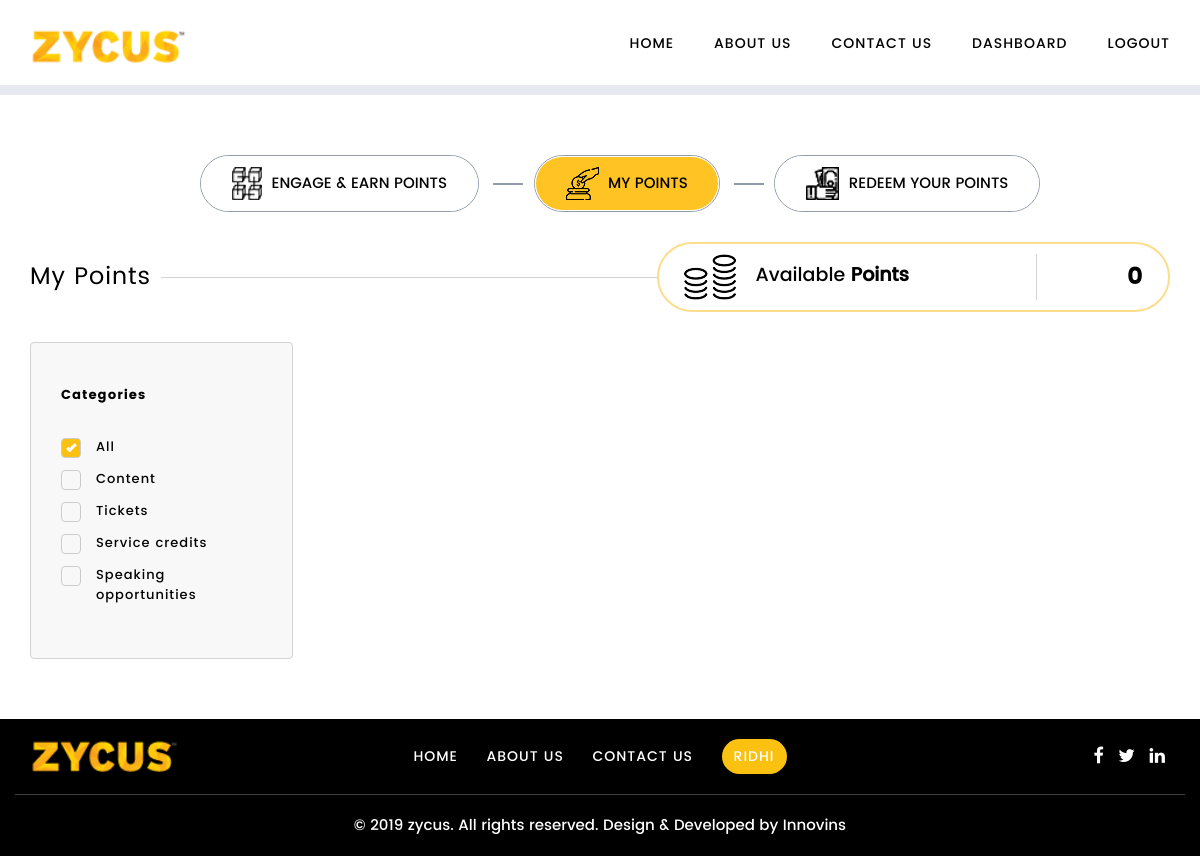
Screenshot of /dashboard.php (signed in) with the database file from the repository.
### tables this page shows
CREATE TABLE `zycus_user_master` (
  `id` int(100) NOT NULL,
  `userid` varchar(50) NOT NULL,
  `fname` varchar(50) NOT NULL,
  `lname` varchar(50) NOT NULL,
  `email` varchar(50) NOT NULL,
  `mobile` varchar(20) DEFAULT NULL,
  `password` varchar(255) NOT NULL,
  `password_reset_code` varchar(200) DEFAULT NULL,
  `active` tinyint(4) DEFAULT NULL,
  `last_modified` varchar(255) NOT NULL,
  `points` varchar(100) DEFAULT NULL,
  `isdelete` varchar(100) NOT NULL,
  `created_by` varchar(200) NOT NULL,
  `created` timestamp NOT NULL DEFAULT CURRENT_TIMESTAMP
);

CREATE TABLE `zycus_category_master` (
  `id` int(11) NOT NULL,
  `category_name` varchar(100) NOT NULL,
  `active` varchar(10) NOT NULL,
  `display_order` int(11) NOT NULL,
  `created` timestamp NOT NULL DEFAULT CURRENT_TIMESTAMP
);

### include/database.php (called while the page is built, shortened)
<?php
    class Database
    {
		private $connection;
		public function open_connection()
		{
			$this->connection = new mysqli("localhost", "innovins", "1751985", "zycus");
		}
		public function query($sql)
		{
			$result=$this->connection->query($sql);
			return $result;
		}
		public function fetch($query)
		{
			$row=$query->fetch_assoc();
			return $row;
		}
		public function escape_string($string)
		{
			$string = $this->connection->real_escape_string($string);
			return $string;
		}
		public function strip_all($string)
		{
			$string = strip_tags($string);
			return $string;
		}
	}
?>

### site-config.php (called while the page is built, shortened)
<?php
	include('include/functions.php');
	$func = new Functions();
?>

### include/functions.php (called while the page is built, shortened)
<?php
	include('database.php');
	class Functions extends Database {
		private $userType = 'user';
		function sessionExists(){
			if($this->isUserLoggedIn()){
				return $loggedInUserDetailsArr = $this->getLoggedInUserDetails();
			} else {
				return false;
			}
		}
		function isUserLoggedIn(){
			if( isset($_SESSION[SITE_NAME]) &&
				isset($_SESSION[SITE_NAME][$this->userType.'UserId']) &&
				!empty($_SESSION[SITE_NAME][$this->userType.'UserId']) ){
				return true;
			} else {
				return false;
			}
		}
		function getLoggedInUserDetails(){
			$loggedInID = $this->escape_string($this->strip_all($_SESSION[SITE_NAME][$this->userType.'UserId']));
			$loggedInUserDetailsArr = $this->getUniqueUserById($loggedInID);
			return $loggedInUserDetailsArr;
		}
		function getUniqueUserById($userId) {
			$userId = $this->escape_string($this->strip_all($userId));
			$query = "select * from ".PREFIX."user_master where id='".$userId."'";
			$sql = $this->query($query);
			return $this->fetch($sql);
		}
	}
?>

### dashboard.php (the view, shortened to what this page needs)
<?php
	include('site-config.php');
	if(!$loggedInUserDetailsArr = $func->sessionExists()){
		header("location: login.php");
		exit();
	}
	$categorysql = $func->query("select * from ".PREFIX."category_master where active = '1' order by display_order ASC ");
	$total = $func->fetch($func->query("select points from ".PREFIX."user_master where id = '".$loggedInUserDetailsArr['id']."' "));
	$totalpoints = $total['points'];
?>
<!DOCTYPE>
<html>
<head>
	<link rel="stylesheet" type="text/css" href="css/bootstrap.css">
	<link rel="stylesheet" type="text/css" href="css/bootstrap-theme.css">
	<link rel="stylesheet" type="text/css" href="css/slick.css">
	<link rel="stylesheet" type="text/css" href="css/slick-theme.css">
	<link rel="stylesheet" type="text/css" href="css/jquery.fancybox.min.css">
	<link rel="stylesheet" type="text/css" href="css/style.css">
	<link rel="stylesheet" type="text/css" href="css/font-awesome.min.css">
	<link rel="stylesheet" type="text/css" href="css/responsive.css">
</head>
<body>
	<div class="wrapper">
		<?php include('include/header1.php') ?>
		<main>
			<section class="dashboard-sec border-top">
				<div class="container">
					<ul class="tab-top-ul">
						<li><a href="dashboard-engage.php"><img src="images/earn-points.png"> Engage & Earn Points</a></li>
						<li class="active"><a href="dashboard.php"><img src="images/my-points.png"> My Points</a></li>
						<li><a href="dashboard-redeem.php"><img src="images/redeem.png"> Redeem your Points</a></li>
					</ul>
					<div class="headind-l">
						<div class="heading pull-left">
							<h3>My Points</h3>
						</div>
						<div class="coin-count pull-right">
							<div class="total-points">
								<div class="row">
									<div class="col-xs-9 col-sm-9 col-md-9">
										<img src="images/coins.png"> <span class="ct-txt" style="font-size:19px;">Available <strong>Points</strong></span>
									</div>
									<div class="col-xs-3 col-sm-3 col-md-3 bor-left">
										<span style="font-size:24px;"><?php echo $totalpoints; ?></span>
									</div>
								</div>
							</div>
						</div>
						<div class="clearfix"></div>
					</div>
					<div class="content-box">
						<div class="row">
							<div class="col-md-3">
								<div class="category" id="div1">
									<h1>Categories</h1>
									<label class="container1">All
									  	<span class="checkmark"></span>
									</label>
									<?php while($res = $func->fetch($categorysql)){ ?>
										<label class="container1"><?php echo $res['category_name']; ?>
										<span class="checkmark"></span>
								  		</label>
									<?php } ?>
								</div>
							</div>
							<div class="col-md-9">
								<div class="my-points-text" id="div2" style="height: auto !important;">
								</div>
							</div>
						</div>
					</div>
				</div>
			</section>
		</main>
		<?php include('include/footer.php') ?>
	</div>
</body>
</html>

### include/footer.php
<footer class="footer">
	<div class="container">
		<div class="row br-bot pad15">
			<div class="col-sm-3 col-md-3 text-left">
				<a href="index.php" class="f-logo"><img src="images/logo.png"></a>
			</div>
			<div class="col-sm-7 col-md-6 text-center">
				<ul class="menus">
                    <li><a href="index.php">Home</a></li>
                    <li><a href="about-us.php">About Us</a></li>
                    <li><a href="contact-us.php">Contact Us</a></li>
					<?php if(empty($loggedInUserDetailsArr)){ ?>
                    	<li><a href="login.php" class="login-btn">Login</a></li>
					<?php }else{ ?>
						<li><a href="" class="login-btn" style="padding: 0 12px 0 12px !important;"><?php echo $loggedInUserDetailsArr['fname']; ?></a></li>
					<?php } ?>
                </ul>
			</div>
			<div class="col-sm-2 col-md-3 text-right">
				<ul class="social-li">
					<li><a href="#"><i class="fa fa-facebook" aria-hidden="true"></i></a></li>
					<li><a href="#"><i class="fa fa-twitter" aria-hidden="true"></i></a></li>
					<li><a href="#"><i class="fa fa-linkedin" aria-hidden="true"></i></a></li>
				</ul>
			</div>
		</div>
		<div class="row pad15">
			<div class="col-sm-12 col-md-12 text-center">
				<p>&copy; 2019 zycus. All rights reserved. Design & Developed by <a href="http://innovins.com/" target="_blank">Innovins</a></p>
			</div>
		</div>
	</div>
</footer>

### css/style.css (style rules this page uses)
body { padding: 0; margin: 0; font-size: 15px; color: #000000; font-family: poppins Medium; }
.wrapper { margin: 0; width: 100%; overflow: hidden; }
main { min-height: calc(100vh - 221px); }
a.login-btn { background: #fac110; color: #fff; padding: 0 25px 0 25px !important; line-height: 35px !important; border-radius: 20px; margin-top: 24px; }
footer.footer { background: #000; color: #fff; }
.pad15 { padding: 20px 0; }
.br-bot { border-bottom: 1px solid #404040; }
footer.footer p { margin-bottom: 0; }
footer.footer a { color: #fff; }
footer ul.menus li a { font-size: 14px; letter-spacing: 1px; color: #fff; font-family: poppins Medium; text-align: center; padding: 0 0 0 0px !important; margin: 0 20px; cursor: pointer; text-transform: uppercase; display: inline-block; }
footer ul li { display: inline-block; }
.menus { margin-bottom: 0; }
.social-li { margin-bottom: 0; }
.social-li a { color: #fff; display: inline-block; margin: 5px 5px; font-size: 18px; line-height: 40px; }
.social-li a i { line-height: 25px; padding: 0; }
footer ul li a.login-btn { background: #fac110; color: #fff; padding: 0 25px 0 25px !important; border-radius: 20px; }
.f-logo img { width: 150px; }
.border-top { border-top: 10px solid #e6eaf0; }
::placeholder { color: #000 !important; }
.dashboard-sec { padding: 60px 0; }
.tab-top-ul { text-align: center; }
.tab-top-ul li { display: inline-flex; padding: 0px 0; border: 1px solid #909bac; border-radius: 30px; margin-right: 50px; position: relative; }
.tab-top-ul li a { padding: 10px 30px; background: #fff; color: #000; border: 1px solid #fff; border-radius: 30px; text-transform: uppercase; }
.tab-top-ul li.active a { background: #ffc323; }
.tab-top-ul li a img { height: 33px; display: inline-block; margin-right: 5px; }
.tab-top-ul li:last-child { margin-right: 0; }
.tab-top-ul li:after { position: absolute; content: ''; width: 30px; height: 2px; background: #909bac; right: -45px; top: 49%; }
.tab-top-ul li:last-child:after { display: none; }
.heading { font-size: 32px; letter-spacing: 1px; line-height: 51px; color: #000000; font-family: "Poppins regular"; position: relative; width: 65%; margin: 0 0; }
.heading h3 { display: inline-block; background: #fff; padding-right: 10px; margin: 0; line-height: 70px; }
.heading:after { position: absolute; content: ''; height: 1px; width: 100%; background: lightgray; left: 0; top: 50%; z-index: -1; }
.headind-l { margin: 30px 0; }
.coin-count { width: 33%; }
.total-points { padding: 10px 25px; border: 2px solid #fbdd8c; border-radius: 50px; }
.total-points img { margin-right: 15px; }
.ct-txt { font-size: 22px; display: inline-block; }
.total-points .bor-left { height: 46px; vertical-align: middle; border-left: 1px solid lightgray; text-align: right; font-size: 28px; font-family: "Poppins bold"; line-height: 46px; }
.container1 { display: block; position: relative; padding-left: 35px; margin-bottom: 12px; cursor: pointer; -webkit-user-select: none; -moz-user-select: none; -ms-user-select: none; user-select: none; font-size: 13px; letter-spacing: 1px; line-height: 20px; color: #000000; font-weight: 400; }
.checkmark { position: absolute; top: 0; left: 0; height: 20px; width: 20px; background-color: transparent; border: 1px solid #ccc; border-radius: 4px; }
.container1 input:checked ~ .checkmark { background-color: #fac110; }
.checkmark:after { content: ""; position: absolute; display: none; }
.container1 input:checked ~ .checkmark:after { display: block; }
.container1 .checkmark:after { left: 7px; top: 3px; width: 5px; height: 10px; border: solid white; border-width: 0 3px 3px 0; -webkit-transform: rotate(45deg); -ms-transform: rotate(45deg); transform: rotate(45deg); }
.category { background: #f9f8f8; border: 1px solid lightgray; padding: 40px 30px; border-radius: 4px; }
.category h1 { font-size: 13px; letter-spacing: 1px; line-height: 25px; color: #000000; font-family: "Poppins bold"; margin: 0 0 30px; }

### css/responsive.css (style rules this page uses)
@media only screen and (max-width: 1280px) { .menus { padding:0; } }
@media only screen and (max-width: 1280px) { footer ul.menus li a { margin: 0 12px; } }
@media only screen and (max-width: 1280px) { .heading { width: 55%; } }
@media only screen and (max-width: 1280px) { .coin-count { width: 45%; } }

### rows the page displays
zycus_user_master: points "0", fname "RIDHI"
zycus_category_master: category_name "Content"
zycus_category_master: category_name "Tickets"
zycus_category_master: category_name "Service credits"
zycus_category_master: category_name "Speaking opportunities"
